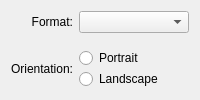
                <widget class="QWidget" name="m_paperFormatStandardTab" >
                 <attribute name="title" >
                  <string>Standard</string>
                 </attribute>
                 <layout class="QGridLayout" name="_6" >
                  <item row="0" column="0" >
                   <widget class="QLabel" name="m_paperFormatLabel" >
                    <property name="sizePolicy" >
                     <sizepolicy vsizetype="Preferred" hsizetype="Minimum" >
                      <horstretch>0</horstretch>
                      <verstretch>0</verstretch>
                     </sizepolicy>
                    </property>
                    <property name="text" >
                     <string>Format:</string>
                    </property>
                    <property name="alignment" >
                     <set>Qt::AlignRight|Qt::AlignTrailing|Qt::AlignVCenter</set>
                    </property>
                   </widget>
                  </item>
                  <item row="0" column="1" >
                   <widget class="QComboBox" name="m_paperFormatComboBox" >
                    <property name="sizePolicy" >
                     <sizepolicy vsizetype="Fixed" hsizetype="Preferred" >
                      <horstretch>0</horstretch>
                      <verstretch>0</verstretch>
                     </sizepolicy>
                    </property>
                   </widget>
                  </item>
                  <item row="2" column="0" >
                   <widget class="QLabel" name="m_paperOrientationLabel" >
                    <property name="sizePolicy" >
                     <sizepolicy vsizetype="Preferred" hsizetype="Minimum" >
                      <horstretch>0</horstretch>
                      <verstretch>0</verstretch>
                     </sizepolicy>
                    </property>
                    <property name="text" >
                     <string>Orientation:</string>
                    </property>
                    <property name="alignment" >
                     <set>Qt::AlignRight|Qt::AlignTrailing|Qt::AlignVCenter</set>
                    </property>
                   </widget>
                  </item>
                  <item row="2" column="1" >
                   <widget class="QFrame" name="frame_2" >
                    <property name="sizePolicy" >
                     <sizepolicy vsizetype="Maximum" hsizetype="MinimumExpanding" >
                      <horstretch>0</horstretch>
                      <verstretch>0</verstretch>
                     </sizepolicy>
                    </property>
                    <property name="frameShape" >
                     <enum>QFrame::NoFrame</enum>
                    </property>
                    <property name="frameShadow" >
                     <enum>QFrame::Sunken</enum>
                    </property>
                    <layout class="QVBoxLayout" name="_7" >
                     <property name="spacing" >
                      <number>1</number>
                     </property>
                     <property name="margin" >
                      <number>0</number>
                     </property>
                     <item>
                      <widget class="QRadioButton" name="m_paperOrientationPortraitRadioButton" >
                       <property name="text" >
                        <string>Portrait</string>
                       </property>
                      </widget>
                     </item>
                     <item>
                      <widget class="QRadioButton" name="m_paperOrientationLandscapeRadioButton" >
                       <property name="text" >
                        <string>Landscape</string>
                       </property>
                      </widget>
                     </item>
                    </layout>
                   </widget>
                  </item>
                  <item row="1" column="1" >
                   <spacer name="verticalSpacer" >
                    <property name="orientation" >
                     <enum>Qt::Vertical</enum>
                    </property>
                    <property name="sizeHint" stdset="0" >
                     <size>
                      <width>20</width>
                      <height>0</height>
                     </size>
                    </property>
                   </spacer>
                  </item>
                 </layout>
                </widget>
